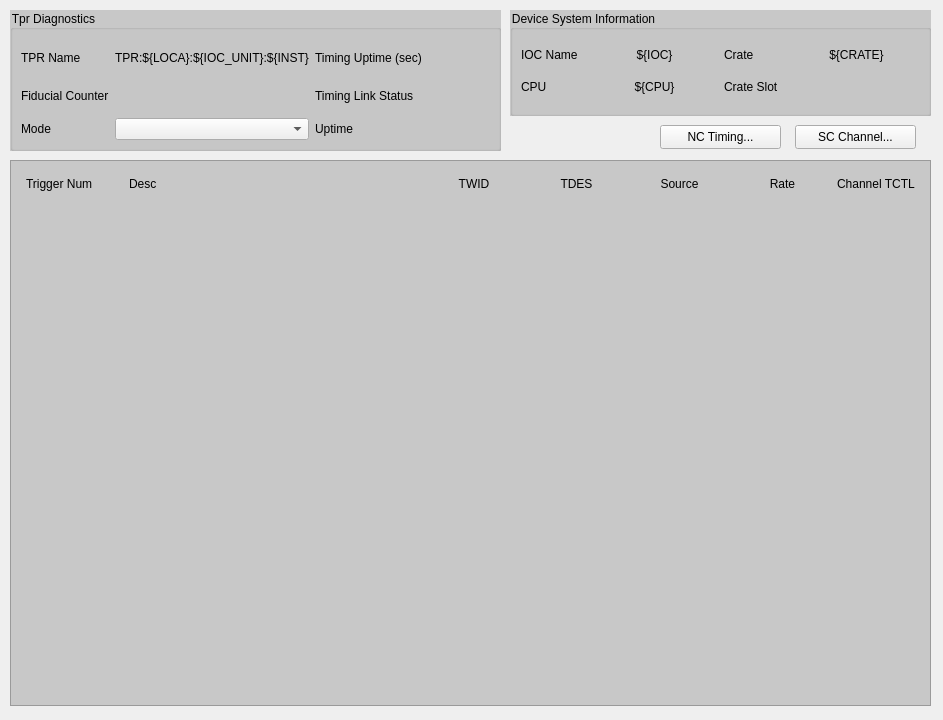
<?xml version="1.0" encoding="UTF-8"?>
<ui version="4.0">
 <class>Form</class>
 <widget class="QWidget" name="Form">
  <property name="geometry">
   <rect>
    <x>0</x>
    <y>0</y>
    <width>943</width>
    <height>720</height>
   </rect>
  </property>
  <property name="maximumSize">
   <size>
    <width>16777215</width>
    <height>1818</height>
   </size>
  </property>
  <property name="windowTitle">
   <string>${LOCA} TPR Diagnostics Display</string>
  </property>
  <property name="styleSheet">
   <string notr="true"/>
  </property>
  <widget class="QGroupBox" name="TPR_Diagnostics">
   <property name="geometry">
    <rect>
     <x>10</x>
     <y>10</y>
     <width>491</width>
     <height>141</height>
    </rect>
   </property>
   <property name="styleSheet">
    <string notr="true">QGroupBox {background-color: rgb(200,200,200)}</string>
   </property>
   <property name="title">
    <string>Tpr Diagnostics</string>
   </property>
   <widget class="QWidget" name="gridLayoutWidget">
    <property name="geometry">
     <rect>
      <x>5</x>
      <y>25</y>
      <width>530</width>
      <height>111</height>
     </rect>
    </property>
    <layout class="QGridLayout" name="Diag_Grid" columnstretch="1,2,1,2">
     <property name="leftMargin">
      <number>6</number>
     </property>
     <property name="topMargin">
      <number>6</number>
     </property>
     <property name="rightMargin">
      <number>6</number>
     </property>
     <property name="bottomMargin">
      <number>6</number>
     </property>
     <item row="0" column="1">
      <widget class="PyDMLabel" name="PyDMLabel_5">
       <property name="toolTip">
        <string/>
       </property>
       <property name="text">
        <string>TPR:${LOCA}:${IOC_UNIT}:${INST}</string>
       </property>
       <property name="alignment">
        <set>Qt::AlignCenter</set>
       </property>
       <property name="alarmSensitiveContent" stdset="0">
        <bool>true</bool>
       </property>
       <property name="alarmSensitiveBorder" stdset="0">
        <bool>true</bool>
       </property>
       <property name="channel" stdset="0">
        <string/>
       </property>
       <property name="displayFormat" stdset="0">
        <enum>PyDMLabel::Default</enum>
       </property>
      </widget>
     </item>
     <item row="0" column="0">
      <widget class="QLabel" name="label">
       <property name="text">
        <string>TPR Name</string>
       </property>
      </widget>
     </item>
     <item row="1" column="2">
      <widget class="QLabel" name="label_6">
       <property name="text">
        <string>Timing Link Status</string>
       </property>
      </widget>
     </item>
     <item row="1" column="3">
      <widget class="PyDMLabel" name="PyDMLabel_7">
       <property name="toolTip">
        <string/>
       </property>
       <property name="alignment">
        <set>Qt::AlignCenter</set>
       </property>
       <property name="alarmSensitiveContent" stdset="0">
        <bool>true</bool>
       </property>
       <property name="channel" stdset="0">
        <string>TPR:${LOCA}:${IOC_UNIT}:${INST}:RXLNKSTATUS</string>
       </property>
       <property name="displayFormat" stdset="0">
        <enum>PyDMLabel::Default</enum>
       </property>
      </widget>
     </item>
     <item row="1" column="0">
      <widget class="QLabel" name="label_5">
       <property name="text">
        <string>Fiducial Counter</string>
       </property>
      </widget>
     </item>
     <item row="1" column="1">
      <widget class="PyDMLabel" name="PyDMLabel_6">
       <property name="toolTip">
        <string/>
       </property>
       <property name="alignment">
        <set>Qt::AlignCenter</set>
       </property>
       <property name="alarmSensitiveContent" stdset="0">
        <bool>true</bool>
       </property>
       <property name="channel" stdset="0">
        <string>TPR:${LOCA}:${IOC_UNIT}:${INST}:FIDCNT</string>
       </property>
       <property name="displayFormat" stdset="0">
        <enum>PyDMLabel::Default</enum>
       </property>
      </widget>
     </item>
     <item row="0" column="3">
      <widget class="PyDMLabel" name="PyDMLabel_4">
       <property name="toolTip">
        <string/>
       </property>
       <property name="alignment">
        <set>Qt::AlignCenter</set>
       </property>
       <property name="precisionFromPV" stdset="0">
        <bool>false</bool>
       </property>
       <property name="alarmSensitiveContent" stdset="0">
        <bool>true</bool>
       </property>
       <property name="alarmSensitiveBorder" stdset="0">
        <bool>true</bool>
       </property>
       <property name="channel" stdset="0">
        <string>TPR:${LOCA}:${IOC_UNIT}:${INST}:UPTIME</string>
       </property>
       <property name="displayFormat" stdset="0">
        <enum>PyDMLabel::Default</enum>
       </property>
      </widget>
     </item>
     <item row="0" column="2">
      <widget class="QLabel" name="label_2">
       <property name="text">
        <string>Timing Uptime (sec)</string>
       </property>
      </widget>
     </item>
     <item row="2" column="0">
      <widget class="QLabel" name="label_7">
       <property name="text">
        <string>Mode</string>
       </property>
      </widget>
     </item>
     <item row="2" column="2">
      <widget class="QLabel" name="label_8">
       <property name="text">
        <string>Uptime</string>
       </property>
      </widget>
     </item>
     <item row="2" column="3">
      <widget class="PyDMLabel" name="PyDMLabel_9">
       <property name="toolTip">
        <string/>
       </property>
       <property name="alignment">
        <set>Qt::AlignCenter</set>
       </property>
       <property name="alarmSensitiveContent" stdset="0">
        <bool>true</bool>
       </property>
       <property name="channel" stdset="0">
        <string>TPR:${LOCA}:${IOC_UNIT}:${INST}:UPTIME </string>
       </property>
       <property name="displayFormat" stdset="0">
        <enum>PyDMLabel::Default</enum>
       </property>
      </widget>
     </item>
     <item row="2" column="1">
      <widget class="PyDMEnumComboBox" name="PyDMEnumComboBox">
       <property name="toolTip">
        <string/>
       </property>
       <property name="channel" stdset="0">
        <string>TPR:${LOCA}:${IOC_UNIT}:${INST}:MODE </string>
       </property>
      </widget>
     </item>
    </layout>
   </widget>
  </widget>
  <widget class="QGroupBox" name="Device_System_Info">
   <property name="geometry">
    <rect>
     <x>510</x>
     <y>10</y>
     <width>421</width>
     <height>106</height>
    </rect>
   </property>
   <property name="styleSheet">
    <string notr="true">QGroupBox {background-color: rgb(200,200,200)}</string>
   </property>
   <property name="title">
    <string>Device System Information</string>
   </property>
   <widget class="QWidget" name="gridLayoutWidget_2">
    <property name="geometry">
     <rect>
      <x>5</x>
      <y>25</y>
      <width>411</width>
      <height>71</height>
     </rect>
    </property>
    <layout class="QGridLayout" name="Diag_Grid_2" rowstretch="1,1" columnstretch="1,2,1,2">
     <property name="leftMargin">
      <number>6</number>
     </property>
     <property name="topMargin">
      <number>6</number>
     </property>
     <property name="rightMargin">
      <number>6</number>
     </property>
     <property name="bottomMargin">
      <number>6</number>
     </property>
     <item row="0" column="3">
      <widget class="PyDMLabel" name="PyDMLabel_15">
       <property name="toolTip">
        <string/>
       </property>
       <property name="text">
        <string>${CRATE}</string>
       </property>
       <property name="alignment">
        <set>Qt::AlignCenter</set>
       </property>
       <property name="alarmSensitiveContent" stdset="0">
        <bool>true</bool>
       </property>
       <property name="channel" stdset="0">
        <string/>
       </property>
       <property name="displayFormat" stdset="0">
        <enum>PyDMLabel::Default</enum>
       </property>
      </widget>
     </item>
     <item row="1" column="3">
      <widget class="PyDMLabel" name="PyDMLabel_14">
       <property name="toolTip">
        <string/>
       </property>
       <property name="alignment">
        <set>Qt::AlignCenter</set>
       </property>
       <property name="alarmSensitiveContent" stdset="0">
        <bool>true</bool>
       </property>
       <property name="channel" stdset="0">
        <string>${DEV0}:SLOT</string>
       </property>
       <property name="displayFormat" stdset="0">
        <enum>PyDMLabel::Default</enum>
       </property>
      </widget>
     </item>
     <item row="0" column="1">
      <widget class="PyDMLabel" name="PyDMLabel_10">
       <property name="toolTip">
        <string/>
       </property>
       <property name="text">
        <string>${IOC}</string>
       </property>
       <property name="alignment">
        <set>Qt::AlignCenter</set>
       </property>
       <property name="alarmSensitiveContent" stdset="0">
        <bool>true</bool>
       </property>
       <property name="alarmSensitiveBorder" stdset="0">
        <bool>true</bool>
       </property>
       <property name="channel" stdset="0">
        <string/>
       </property>
       <property name="displayFormat" stdset="0">
        <enum>PyDMLabel::Default</enum>
       </property>
      </widget>
     </item>
     <item row="1" column="1">
      <widget class="PyDMLabel" name="PyDMLabel_12">
       <property name="toolTip">
        <string/>
       </property>
       <property name="text">
        <string>${CPU}</string>
       </property>
       <property name="alignment">
        <set>Qt::AlignCenter</set>
       </property>
       <property name="alarmSensitiveContent" stdset="0">
        <bool>true</bool>
       </property>
       <property name="channel" stdset="0">
        <string/>
       </property>
       <property name="displayFormat" stdset="0">
        <enum>PyDMLabel::Default</enum>
       </property>
      </widget>
     </item>
     <item row="0" column="0">
      <widget class="QLabel" name="label_3">
       <property name="text">
        <string>IOC Name</string>
       </property>
      </widget>
     </item>
     <item row="1" column="0">
      <widget class="QLabel" name="label_10">
       <property name="text">
        <string>CPU</string>
       </property>
      </widget>
     </item>
     <item row="0" column="2">
      <widget class="QLabel" name="label_11">
       <property name="text">
        <string>Crate</string>
       </property>
      </widget>
     </item>
     <item row="1" column="2">
      <widget class="QLabel" name="label_4">
       <property name="text">
        <string>Crate Slot</string>
       </property>
      </widget>
     </item>
    </layout>
   </widget>
  </widget>
  <widget class="PyDMRelatedDisplayButton" name="SCchannelCTRL">
   <property name="geometry">
    <rect>
     <x>795</x>
     <y>125</y>
     <width>121</width>
     <height>24</height>
    </rect>
   </property>
   <property name="toolTip">
    <string/>
   </property>
   <property name="text">
    <string>SC Channel...</string>
   </property>
   <property name="filenames" stdset="0">
    <stringlist>
     <string>tprDiagExpNew.ui</string>
    </stringlist>
   </property>
   <property name="openInNewWindow" stdset="0">
    <bool>true</bool>
   </property>
  </widget>
  <widget class="QFrame" name="Rows">
   <property name="geometry">
    <rect>
     <x>10</x>
     <y>160</y>
     <width>921</width>
     <height>546</height>
    </rect>
   </property>
   <property name="styleSheet">
    <string notr="true">QFrame#Rows {background-color: rgb(200,200,200)}</string>
   </property>
   <property name="frameShape">
    <enum>QFrame::StyledPanel</enum>
   </property>
   <property name="frameShadow">
    <enum>QFrame::Raised</enum>
   </property>
   <widget class="QWidget" name="layoutWidget">
    <property name="geometry">
     <rect>
      <x>10</x>
      <y>10</y>
      <width>901</width>
      <height>27</height>
     </rect>
    </property>
    <layout class="QHBoxLayout" name="Column_headers" stretch="1,3,1,1,1,1,0">
     <property name="leftMargin">
      <number>6</number>
     </property>
     <property name="topMargin">
      <number>0</number>
     </property>
     <property name="rightMargin">
      <number>6</number>
     </property>
     <property name="bottomMargin">
      <number>0</number>
     </property>
     <item>
      <widget class="QLabel" name="TrigggerNum_label">
       <property name="maximumSize">
        <size>
         <width>16777215</width>
         <height>25</height>
        </size>
       </property>
       <property name="text">
        <string>Trigger Num</string>
       </property>
       <property name="alignment">
        <set>Qt::AlignLeading|Qt::AlignLeft|Qt::AlignVCenter</set>
       </property>
      </widget>
     </item>
     <item>
      <widget class="QLabel" name="Desc_label">
       <property name="maximumSize">
        <size>
         <width>16777215</width>
         <height>25</height>
        </size>
       </property>
       <property name="text">
        <string>Desc</string>
       </property>
      </widget>
     </item>
     <item>
      <widget class="QLabel" name="TWID_label">
       <property name="maximumSize">
        <size>
         <width>16777215</width>
         <height>25</height>
        </size>
       </property>
       <property name="text">
        <string>TWID</string>
       </property>
       <property name="alignment">
        <set>Qt::AlignCenter</set>
       </property>
      </widget>
     </item>
     <item>
      <widget class="QLabel" name="TDES_label">
       <property name="enabled">
        <bool>true</bool>
       </property>
       <property name="maximumSize">
        <size>
         <width>16777215</width>
         <height>25</height>
        </size>
       </property>
       <property name="text">
        <string>TDES</string>
       </property>
       <property name="alignment">
        <set>Qt::AlignCenter</set>
       </property>
      </widget>
     </item>
     <item>
      <widget class="QLabel" name="Source_label">
       <property name="maximumSize">
        <size>
         <width>16777215</width>
         <height>25</height>
        </size>
       </property>
       <property name="text">
        <string>Source</string>
       </property>
       <property name="alignment">
        <set>Qt::AlignCenter</set>
       </property>
      </widget>
     </item>
     <item>
      <widget class="QLabel" name="Rate_label">
       <property name="maximumSize">
        <size>
         <width>16777215</width>
         <height>25</height>
        </size>
       </property>
       <property name="text">
        <string>Rate</string>
       </property>
       <property name="alignment">
        <set>Qt::AlignCenter</set>
       </property>
      </widget>
     </item>
     <item>
      <widget class="QLabel" name="label_9">
       <property name="text">
        <string>Channel TCTL</string>
       </property>
      </widget>
     </item>
    </layout>
   </widget>
   <widget class="QWidget" name="layoutWidget">
    <property name="geometry">
     <rect>
      <x>10</x>
      <y>45</y>
      <width>901</width>
      <height>492</height>
     </rect>
    </property>
    <layout class="QVBoxLayout" name="Data_rows">
     <item>
      <widget class="PyDMEmbeddedDisplay" name="Row_00">
       <property name="minimumSize">
        <size>
         <width>0</width>
         <height>15</height>
        </size>
       </property>
       <property name="maximumSize">
        <size>
         <width>16777215</width>
         <height>25</height>
        </size>
       </property>
       <property name="toolTip">
        <string/>
       </property>
       <property name="frameShape">
        <enum>QFrame::NoFrame</enum>
       </property>
       <property name="macros" stdset="0">
        <string>TRIGN=00, isSC=TRUE</string>
       </property>
       <property name="filename" stdset="0">
        <string>tprDiagRowSCNC.py</string>
       </property>
      </widget>
     </item>
     <item>
      <widget class="PyDMEmbeddedDisplay" name="Row_01">
       <property name="minimumSize">
        <size>
         <width>0</width>
         <height>15</height>
        </size>
       </property>
       <property name="maximumSize">
        <size>
         <width>16777215</width>
         <height>25</height>
        </size>
       </property>
       <property name="toolTip">
        <string/>
       </property>
       <property name="frameShape">
        <enum>QFrame::NoFrame</enum>
       </property>
       <property name="macros" stdset="0">
        <string>TRIGN=01</string>
       </property>
       <property name="filename" stdset="0">
        <string>tprDiagRowSCNC.py</string>
       </property>
      </widget>
     </item>
     <item>
      <widget class="PyDMEmbeddedDisplay" name="Row_02">
       <property name="minimumSize">
        <size>
         <width>0</width>
         <height>15</height>
        </size>
       </property>
       <property name="maximumSize">
        <size>
         <width>16777215</width>
         <height>25</height>
        </size>
       </property>
       <property name="toolTip">
        <string/>
       </property>
       <property name="frameShape">
        <enum>QFrame::NoFrame</enum>
       </property>
       <property name="macros" stdset="0">
        <string>TRIGN=02</string>
       </property>
       <property name="filename" stdset="0">
        <string>tprDiagRowSCNC.py</string>
       </property>
      </widget>
     </item>
     <item>
      <widget class="PyDMEmbeddedDisplay" name="Row_03">
       <property name="minimumSize">
        <size>
         <width>0</width>
         <height>15</height>
        </size>
       </property>
       <property name="maximumSize">
        <size>
         <width>16777215</width>
         <height>25</height>
        </size>
       </property>
       <property name="toolTip">
        <string/>
       </property>
       <property name="frameShape">
        <enum>QFrame::NoFrame</enum>
       </property>
       <property name="macros" stdset="0">
        <string>TRIGN=03</string>
       </property>
       <property name="filename" stdset="0">
        <string>tprDiagRowSCNC.py</string>
       </property>
      </widget>
     </item>
     <item>
      <widget class="PyDMEmbeddedDisplay" name="Row_04">
       <property name="minimumSize">
        <size>
         <width>0</width>
         <height>15</height>
        </size>
       </property>
       <property name="maximumSize">
        <size>
         <width>16777215</width>
         <height>25</height>
        </size>
       </property>
       <property name="toolTip">
        <string/>
       </property>
       <property name="frameShape">
        <enum>QFrame::NoFrame</enum>
       </property>
       <property name="macros" stdset="0">
        <string>TRIGN=04</string>
       </property>
       <property name="filename" stdset="0">
        <string>tprDiagRowSCNC.py</string>
       </property>
      </widget>
     </item>
     <item>
      <widget class="PyDMEmbeddedDisplay" name="Row_05">
       <property name="minimumSize">
        <size>
         <width>0</width>
         <height>15</height>
        </size>
       </property>
       <property name="maximumSize">
        <size>
         <width>16777215</width>
         <height>25</height>
        </size>
       </property>
       <property name="toolTip">
        <string/>
       </property>
       <property name="frameShape">
        <enum>QFrame::NoFrame</enum>
       </property>
       <property name="macros" stdset="0">
        <string>TRIGN=05</string>
       </property>
       <property name="filename" stdset="0">
        <string>tprDiagRowSCNC.py</string>
       </property>
      </widget>
     </item>
     <item>
      <widget class="PyDMEmbeddedDisplay" name="Row_06">
       <property name="minimumSize">
        <size>
         <width>0</width>
         <height>15</height>
        </size>
       </property>
       <property name="maximumSize">
        <size>
         <width>16777215</width>
         <height>25</height>
        </size>
       </property>
       <property name="toolTip">
        <string/>
       </property>
       <property name="frameShape">
        <enum>QFrame::NoFrame</enum>
       </property>
       <property name="macros" stdset="0">
        <string>TRIGN=06</string>
       </property>
       <property name="filename" stdset="0">
        <string>tprDiagRowSCNC.py</string>
       </property>
      </widget>
     </item>
     <item>
      <widget class="PyDMEmbeddedDisplay" name="Row_07">
       <property name="minimumSize">
        <size>
         <width>0</width>
         <height>15</height>
        </size>
       </property>
       <property name="maximumSize">
        <size>
         <width>16777215</width>
         <height>25</height>
        </size>
       </property>
       <property name="toolTip">
        <string/>
       </property>
       <property name="frameShape">
        <enum>QFrame::NoFrame</enum>
       </property>
       <property name="macros" stdset="0">
        <string>TRIGN=07</string>
       </property>
       <property name="filename" stdset="0">
        <string>tprDiagRowSCNC.py</string>
       </property>
      </widget>
     </item>
     <item>
      <widget class="PyDMEmbeddedDisplay" name="Row_08">
       <property name="minimumSize">
        <size>
         <width>0</width>
         <height>15</height>
        </size>
       </property>
       <property name="maximumSize">
        <size>
         <width>16777215</width>
         <height>25</height>
        </size>
       </property>
       <property name="toolTip">
        <string/>
       </property>
       <property name="frameShape">
        <enum>QFrame::NoFrame</enum>
       </property>
       <property name="macros" stdset="0">
        <string>TRIGN=08</string>
       </property>
       <property name="filename" stdset="0">
        <string>tprDiagRowSCNC.py</string>
       </property>
      </widget>
     </item>
     <item>
      <widget class="PyDMEmbeddedDisplay" name="Row_09">
       <property name="minimumSize">
        <size>
         <width>0</width>
         <height>15</height>
        </size>
       </property>
       <property name="maximumSize">
        <size>
         <width>16777215</width>
         <height>25</height>
        </size>
       </property>
       <property name="toolTip">
        <string/>
       </property>
       <property name="frameShape">
        <enum>QFrame::NoFrame</enum>
       </property>
       <property name="macros" stdset="0">
        <string>TRIGN=09</string>
       </property>
       <property name="filename" stdset="0">
        <string>tprDiagRowSCNC.py</string>
       </property>
      </widget>
     </item>
     <item>
      <widget class="PyDMEmbeddedDisplay" name="Row_10">
       <property name="minimumSize">
        <size>
         <width>0</width>
         <height>15</height>
        </size>
       </property>
       <property name="maximumSize">
        <size>
         <width>16777215</width>
         <height>25</height>
        </size>
       </property>
       <property name="toolTip">
        <string/>
       </property>
       <property name="frameShape">
        <enum>QFrame::NoFrame</enum>
       </property>
       <property name="macros" stdset="0">
        <string>TRIGN=10</string>
       </property>
       <property name="filename" stdset="0">
        <string>tprDiagRowSCNC.py</string>
       </property>
      </widget>
     </item>
     <item>
      <widget class="PyDMEmbeddedDisplay" name="Row_11">
       <property name="minimumSize">
        <size>
         <width>0</width>
         <height>15</height>
        </size>
       </property>
       <property name="maximumSize">
        <size>
         <width>16777215</width>
         <height>25</height>
        </size>
       </property>
       <property name="toolTip">
        <string/>
       </property>
       <property name="frameShape">
        <enum>QFrame::NoFrame</enum>
       </property>
       <property name="macros" stdset="0">
        <string>TRIGN=11</string>
       </property>
       <property name="filename" stdset="0">
        <string>tprDiagRowSCNC.py</string>
       </property>
      </widget>
     </item>
     <item>
      <widget class="PyDMEmbeddedDisplay" name="Row_12">
       <property name="minimumSize">
        <size>
         <width>0</width>
         <height>15</height>
        </size>
       </property>
       <property name="maximumSize">
        <size>
         <width>16777215</width>
         <height>25</height>
        </size>
       </property>
       <property name="toolTip">
        <string/>
       </property>
       <property name="frameShape">
        <enum>QFrame::NoFrame</enum>
       </property>
       <property name="macros" stdset="0">
        <string>TRIGN=12</string>
       </property>
       <property name="filename" stdset="0">
        <string>tprDiagRowSCNC.py</string>
       </property>
      </widget>
     </item>
     <item>
      <widget class="PyDMEmbeddedDisplay" name="Row_13">
       <property name="minimumSize">
        <size>
         <width>0</width>
         <height>15</height>
        </size>
       </property>
       <property name="maximumSize">
        <size>
         <width>16777215</width>
         <height>25</height>
        </size>
       </property>
       <property name="toolTip">
        <string/>
       </property>
       <property name="frameShape">
        <enum>QFrame::NoFrame</enum>
       </property>
       <property name="macros" stdset="0">
        <string>TRIGN=13</string>
       </property>
       <property name="filename" stdset="0">
        <string>tprDiagRowSCNC.py</string>
       </property>
      </widget>
     </item>
     <item>
      <widget class="PyDMEmbeddedDisplay" name="Row_14">
       <property name="minimumSize">
        <size>
         <width>0</width>
         <height>15</height>
        </size>
       </property>
       <property name="maximumSize">
        <size>
         <width>16777215</width>
         <height>25</height>
        </size>
       </property>
       <property name="toolTip">
        <string/>
       </property>
       <property name="frameShape">
        <enum>QFrame::NoFrame</enum>
       </property>
       <property name="macros" stdset="0">
        <string>TRIGN=14</string>
       </property>
       <property name="filename" stdset="0">
        <string>tprDiagRowSCNC.py</string>
       </property>
      </widget>
     </item>
     <item>
      <widget class="PyDMEmbeddedDisplay" name="Row_15">
       <property name="minimumSize">
        <size>
         <width>0</width>
         <height>15</height>
        </size>
       </property>
       <property name="maximumSize">
        <size>
         <width>16777215</width>
         <height>25</height>
        </size>
       </property>
       <property name="toolTip">
        <string/>
       </property>
       <property name="frameShape">
        <enum>QFrame::NoFrame</enum>
       </property>
       <property name="macros" stdset="0">
        <string>TRIGN=15</string>
       </property>
       <property name="filename" stdset="0">
        <string>tprDiagRowSCNC.py</string>
       </property>
      </widget>
     </item>
    </layout>
   </widget>
  </widget>
  <widget class="PyDMRelatedDisplayButton" name="NCctrls">
   <property name="geometry">
    <rect>
     <x>660</x>
     <y>125</y>
     <width>121</width>
     <height>24</height>
    </rect>
   </property>
   <property name="toolTip">
    <string/>
   </property>
   <property name="text">
    <string>NC Timing...</string>
   </property>
   <property name="filenames" stdset="0">
    <stringlist>
     <string>tprDiagExpNC.ui</string>
    </stringlist>
   </property>
   <property name="openInNewWindow" stdset="0">
    <bool>true</bool>
   </property>
  </widget>
 </widget>
 <customwidgets>
  <customwidget>
   <class>PyDMLabel</class>
   <extends>QLabel</extends>
   <header>pydm.widgets.label</header>
  </customwidget>
  <customwidget>
   <class>PyDMRelatedDisplayButton</class>
   <extends>QPushButton</extends>
   <header>pydm.widgets.related_display_button</header>
  </customwidget>
  <customwidget>
   <class>PyDMEmbeddedDisplay</class>
   <extends>QFrame</extends>
   <header>pydm.widgets.embedded_display</header>
  </customwidget>
  <customwidget>
   <class>PyDMEnumComboBox</class>
   <extends>QComboBox</extends>
   <header>pydm.widgets.enum_combo_box</header>
  </customwidget>
 </customwidgets>
 <resources/>
 <connections/>
</ui>
